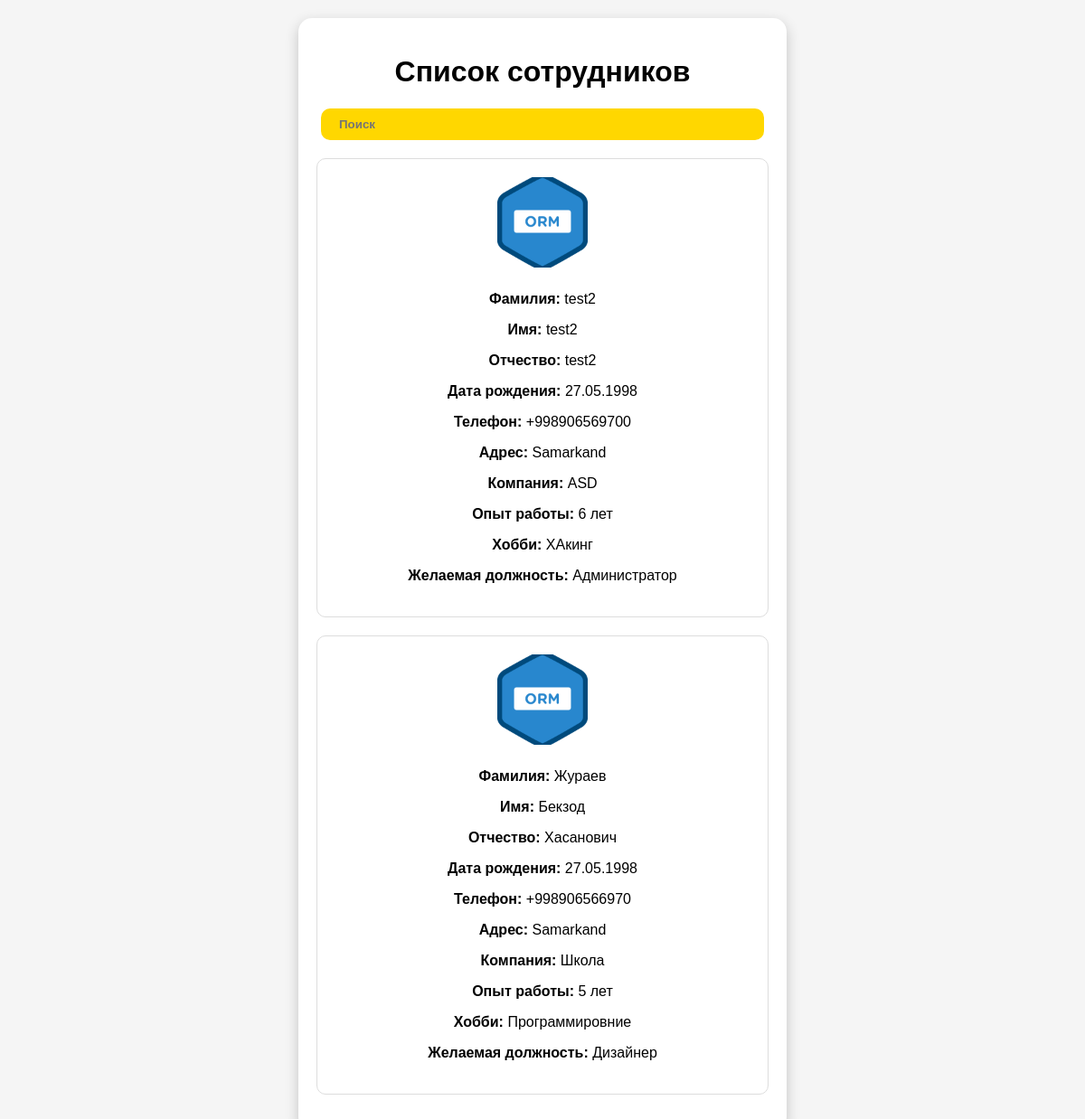
Before: /staff/ (signed in) with the older database file.
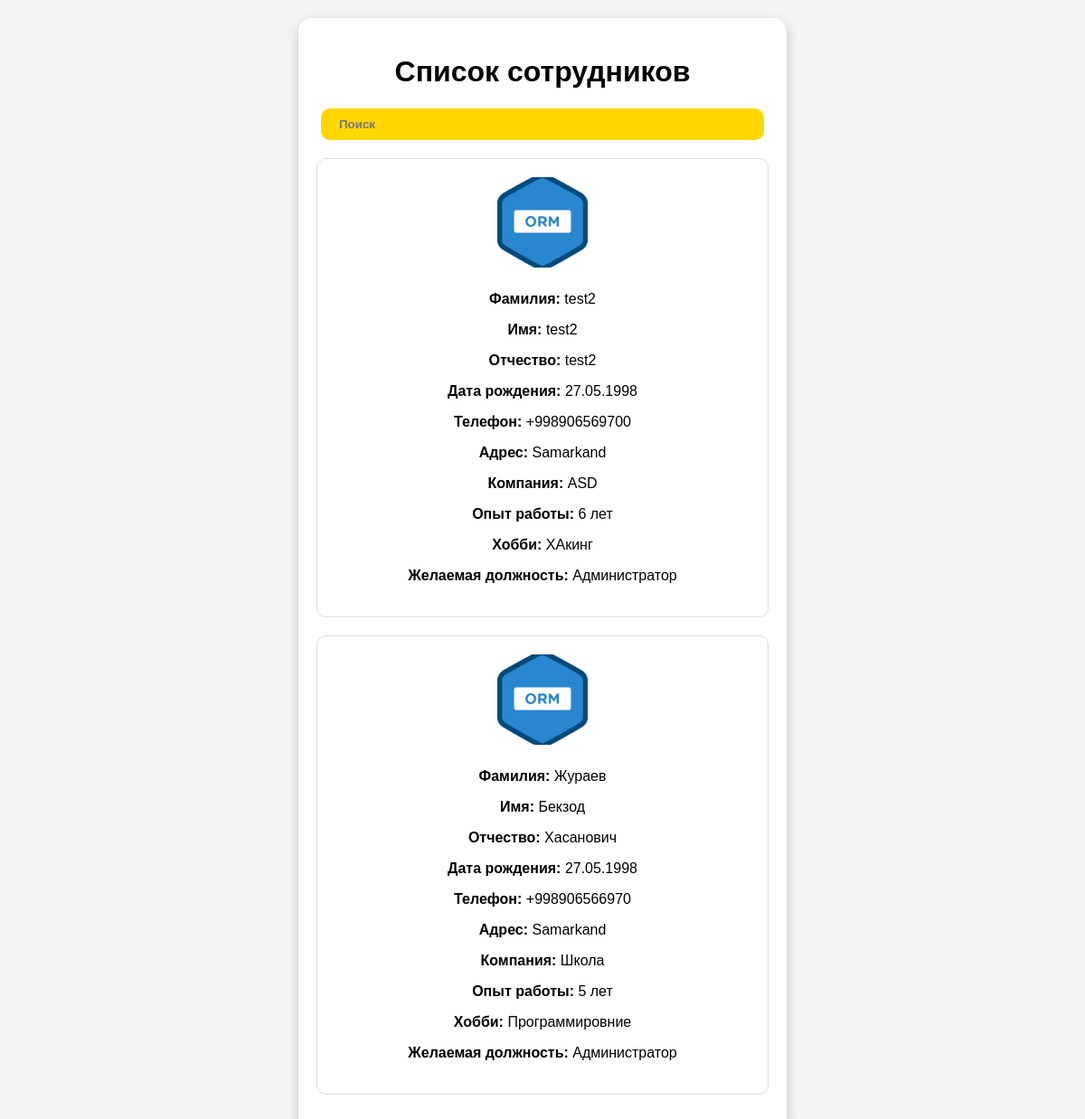
After: the same page with the newer database file.
### backend/models.py (models this page shows)
class Profile(models.Model):
    POSITION_CHOICES = [
        ("manager", "Менеджер"),
        ("admin", "Администратор"),
        ("supplier", "Снабженец"),
        ("chief", "Главный ЦЕХа"),
        ("installer", "Установщик"),
        ("technologist", "Технолог"),
        ("designer", "Дизайнер"),
    ]
    username = models.OneToOneField(User, on_delete=models.CASCADE, related_name='profile')
    name = models.CharField(max_length=200, null=True, blank=True, default=None)
    lastname = models.CharField(max_length=200, null=True, blank=True, default=None)
    middle_name = models.CharField(max_length=200, null=True, blank=True, default=None)
    date_birth = models.DateField(null=True, blank=True, default=None)
    phone = PhoneNumberField(blank=True)
    adress = models.CharField(max_length=200,blank=True)
    last_job=models.CharField(max_length=200,blank=True)
    work_exp=models.CharField(max_length=200,blank=True)
    position = models.CharField(max_length=20, choices=POSITION_CHOICES)
    hobby=models.CharField(max_length=60,blank=True)
    photo = models.ImageField(blank=True, upload_to='pictures/')
    approve=models.BooleanField(default=False)

### backend/views.py (the view)
# urls.py: path('staff/',views.Staff.as_view(),name='staff'),
class Staff(LoginRequiredMixin,TemplateView):
   template_name = 'staff.html'
   login_url = reverse_lazy('login')
   def get_context_data(self, *, object_list=None, **kwargs):
      context = super().get_context_data(**kwargs)
      search=self.request.GET.get('search')
      if search:
         context['profile'] = Profile.objects.filter(
            approve=True
         ).filter(
            Q(name__icontains=search) |
            Q(lastname__icontains=search) |
            Q(middle_name__icontains=search)  # Add more fields as necessary
         )
      else:
         context['profile'] = Profile.objects.filter(approve=True)
      return context

### backend/templates/staff.html (shortened to what this page needs)
{% if request.user.profile.approve %}
<!DOCTYPE html>
<html lang="ru">
<head>
</head>
<body>
    <div class="container">
        <h1>Список сотрудников</h1>
        <form action="" method="GET">
            <input type="text" placeholder="Поиск" class="header-btn" name="search" value="{{request.GET.search}}">
       </form>
        <div class="applications">
            {% for item in profile %}
            <div class="application">
                <img src="/{{item.photo}}" alt="Фото сотрудника" class="photo-placeholder">
                <div class="info">
                    <p><strong>Фамилия:</strong> {{item.lastname}}</p>
                    <p><strong>Имя:</strong> {{item.name}}</p>
                    <p><strong>Отчество:</strong> {{item.middle_name}}</p>
                    <p><strong>Дата рождения:</strong> {{ item.date_birth|date:"d.m.Y" }}</p>
                    <p><strong>Телефон:</strong> {{item.phone}}</p>
                    <p><strong>Адрес:</strong> {{item.adress}}</p>
                    <p><strong>Компания:</strong> {{item.last_job}}</p>
                    <p><strong>Опыт работы:</strong> {{item.work_exp}}</p>
                    <p><strong>Хобби:</strong> {{item.hobby}}</p>
                    <p><strong>Желаемая должность:</strong> {{item.get_position_display }}</p>
                </div>
            </div>
            {% endfor %}
        </div>
    </div>
</body>
</html>
{% else %}
{% include 'waiting.html' %}
{% endif %}

### backend/templates/staff.html (style rules this page uses)
body { font-family: 'Arial', sans-serif; background-color: #f5f5f5; margin: 0; padding: 20px; display: flex; justify-content: center; align-items: center; }
.container { background: white; padding: 20px; border-radius: 15px; box-shadow: 0 5px 15px rgba(0, 0, 0, 0.2); max-width: 90%; width: 500px; text-align: center; }
.header-btn { background: gold; color: black; font-weight: bold; padding: 10px 20px; border: none; border-radius: 10px; cursor: pointer; width:90%; margin-bottom: 20px; }
.application { padding: 20px; border: 1px solid #ddd; border-radius: 10px; margin-bottom: 20px; background: #fff; display: flex; flex-direction: column; align-items: center; }
.photo-placeholder { width: 100px; height: 100px; border-radius: 10px; margin-bottom: 10px; object-fit: cover; }

Changed rows visible on the page:
changed Profile "Жураев": position "Дизайнер" → "Администратор"
